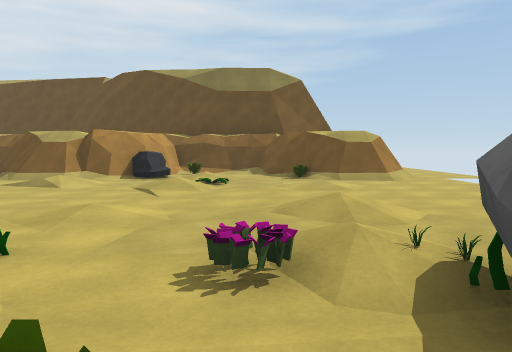
View 1 (above)

16 first-person views from a walk through a Unity game level. The camera is 1.3 m above the floor, tilts 4° down and sees 70° across. The floor is counted in squares, 2 m on a side. Each view is taken from the middle of a square. On the plan, view 1 faces up. The plan holds only what a view shows up to about 11 squares ahead; the rest is blank. The place goes on beyond the plan.

View 2
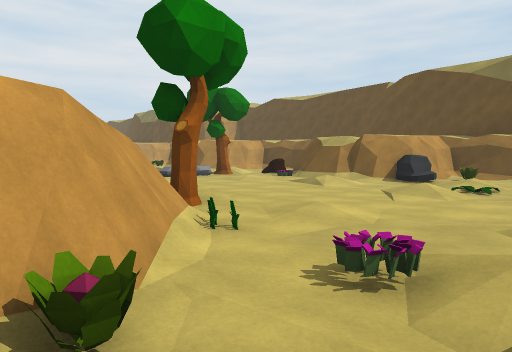

View 3
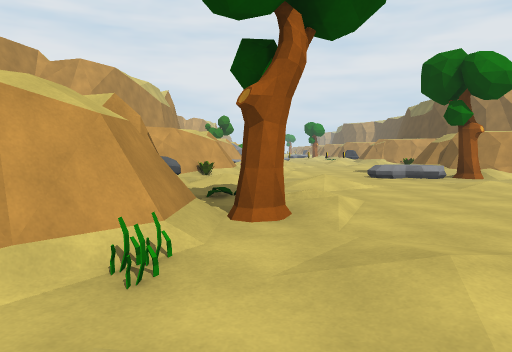

View 4
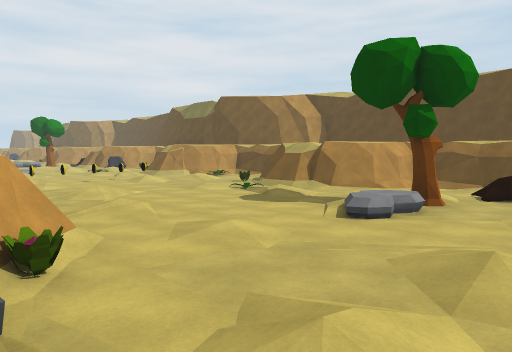

View 5
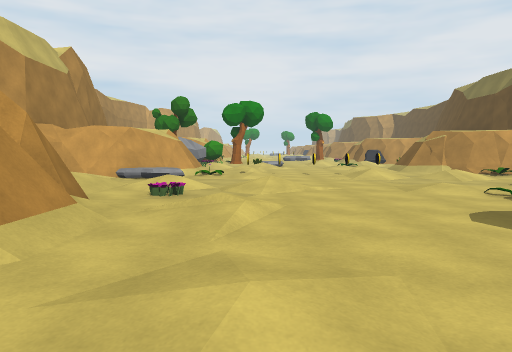

View 6
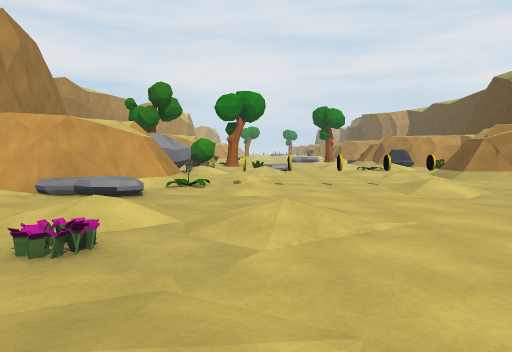

View 7
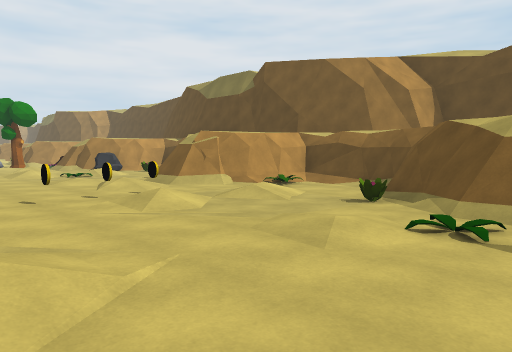

View 8
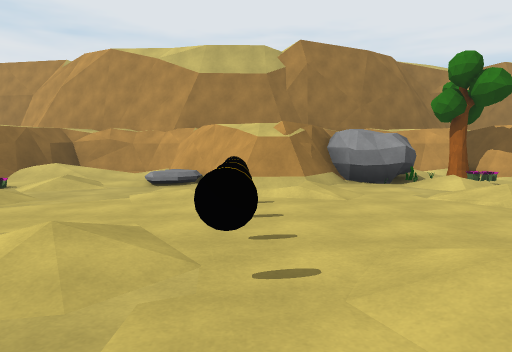

View 9
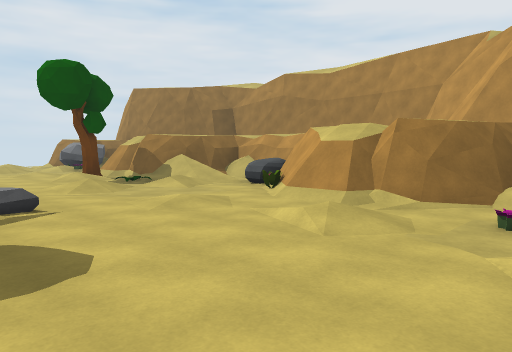

View 10
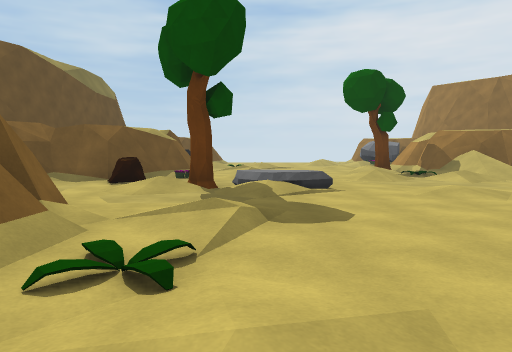

View 11
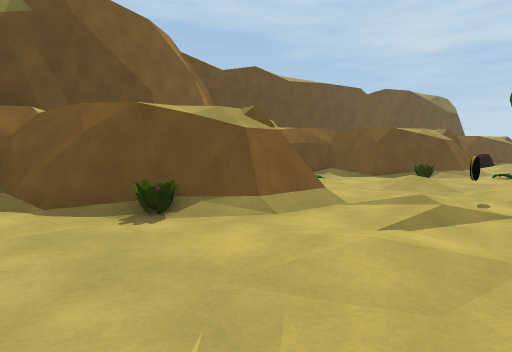

View 12
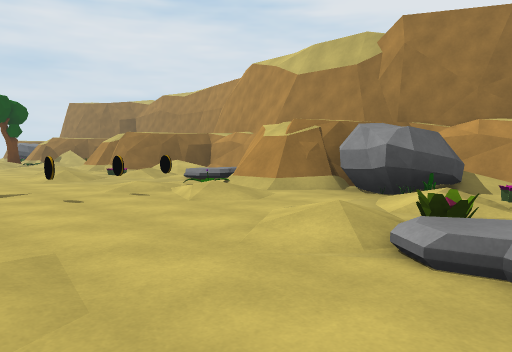

View 13
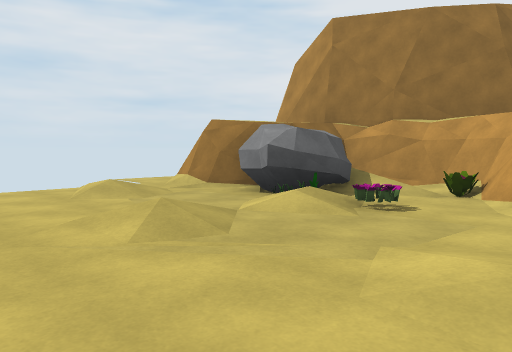

View 14
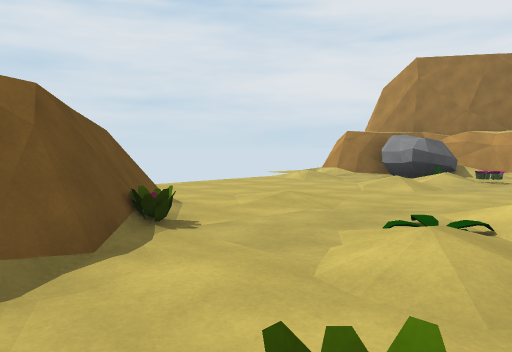

View 15
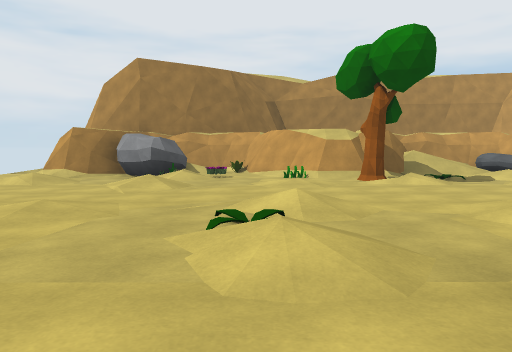

View 16
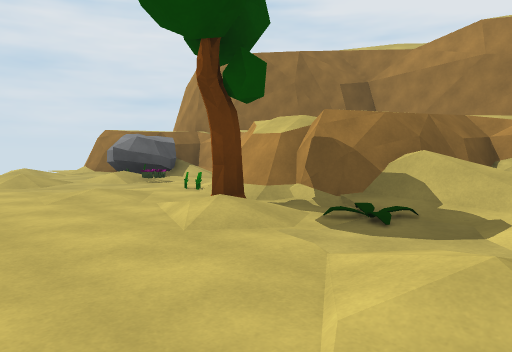

### Floor plan
Key: @ floor where view 1 was taken; # wall or solid block; . main floor; : floor 0.25 m higher than the main floor; - floor 0.25 m lower than the main floor; + floor 0.5 m higher than the main floor; / step, stairs or slope; = window, fence, low wall or low ledge; ^ raised ledge; O other object.
Columns run from 23 left of view 1 to 6 right of it. Each row starts with its distance up from view 1.
 12  ##  ####    ####   ###
 11  ##  #..##  ##-/#   #../#   ..
 10  .####O..####/.O#####O..###/..
  9 ..O##...O.##/.:/.###O./.O##/
  8 O.........O...O.......O.....
  7 ..../O/.......+O.../../.....
  6 .....O........:.............
  5 //...O......................
  4  O/./O..././..../../..../...
  3  ....O....O.......OO........
  2 .OOO##//...###O.../###.OOO##
  1 O.OO###//+#####O//^####OOO##
  0 #./## ##..#   #O/=#   #@/##
 -1 ####   ####   ###^^   ####

Where each view was taken, in squares from view 1:
view 1: 0 up, 0 right, facing up
view 2: 0 up, 1 right, facing up-left
view 3: 3 up, 0 right, facing left
view 4: 1 up, 6 left, facing up-left
view 5: 4 up, 8 left, facing left
view 6: 4 up, 11 left, facing left
view 7: 4 up, 12 left, facing up-left
view 8: 9 up, 18 left, facing down
view 9: 7 up, 14 left, facing down-right
view 10: 7 up, 15 left, facing right
view 11: 6 up, 23 left, facing up-right
view 12: 7 up, 23 left, facing down-right
view 13: 6 up, 2 left, facing down-right
view 14: 11 up, 2 left, facing down-right
view 15: 11 up, 1 left, facing down
view 16: 6 up, 7 left, facing down-right
